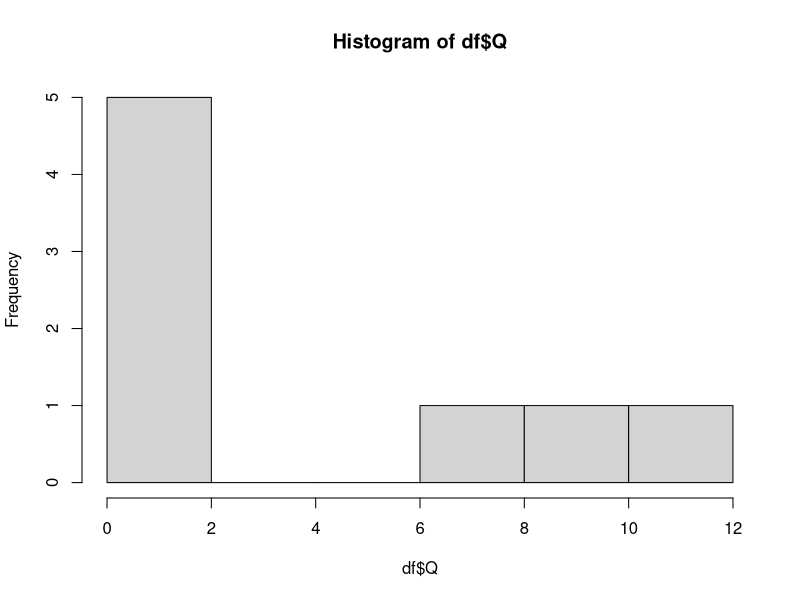
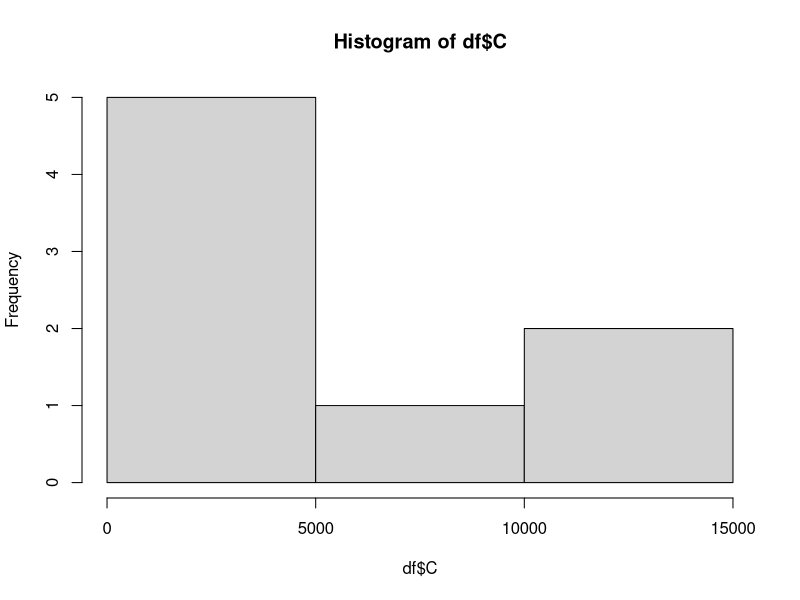
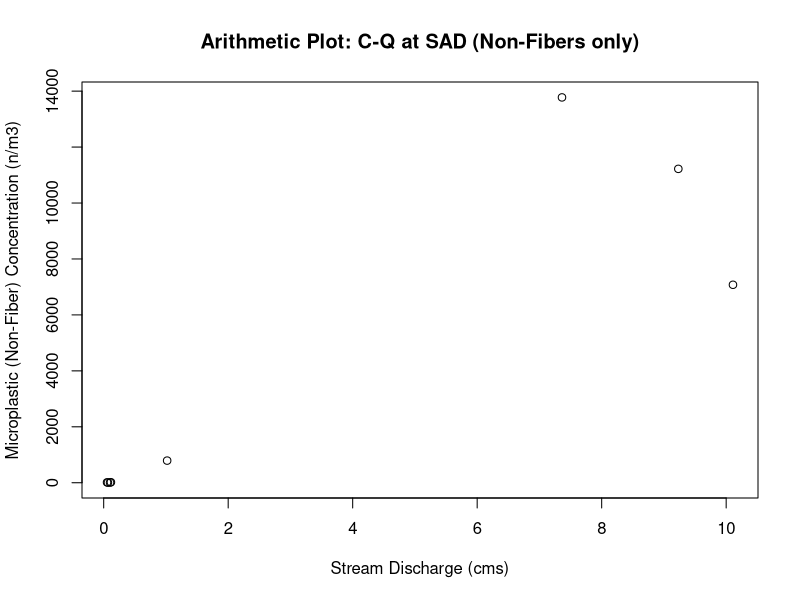
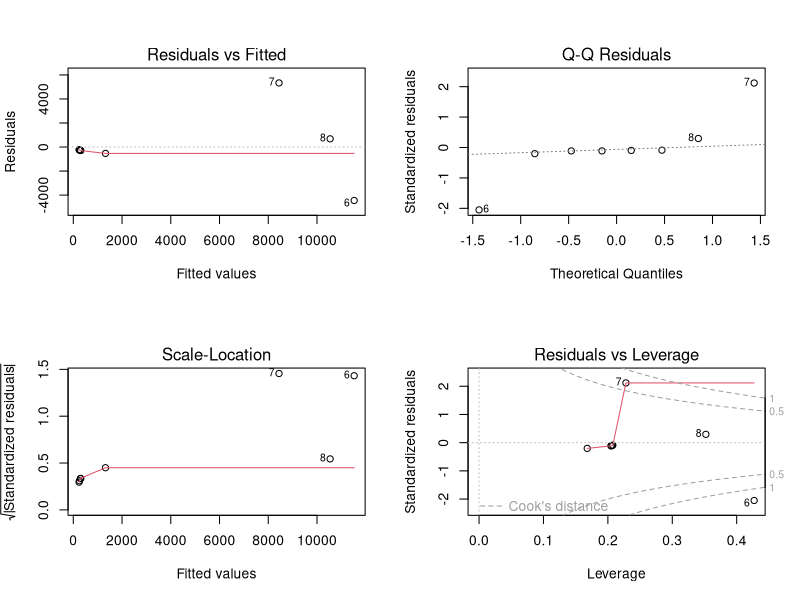
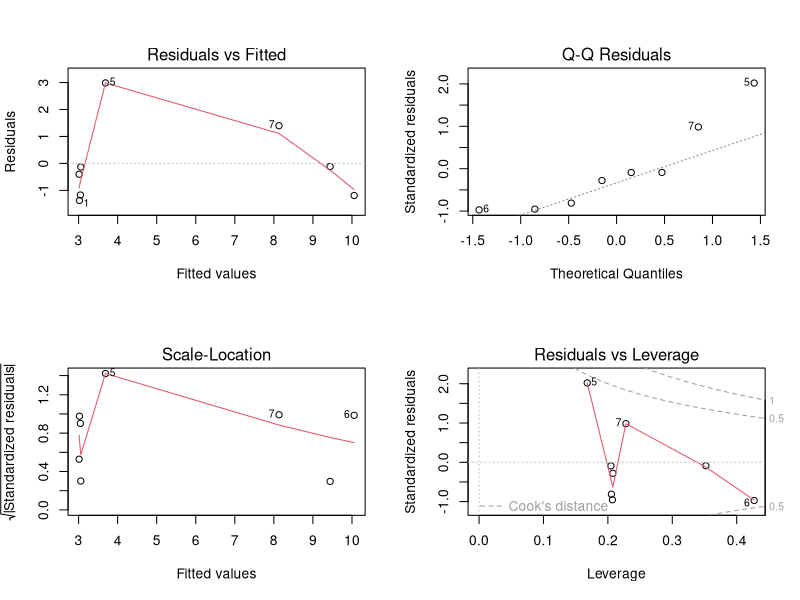
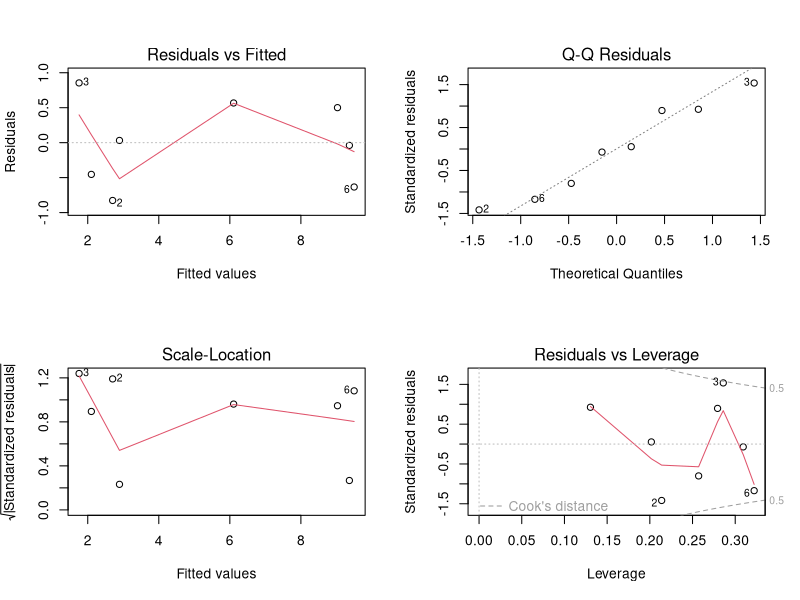
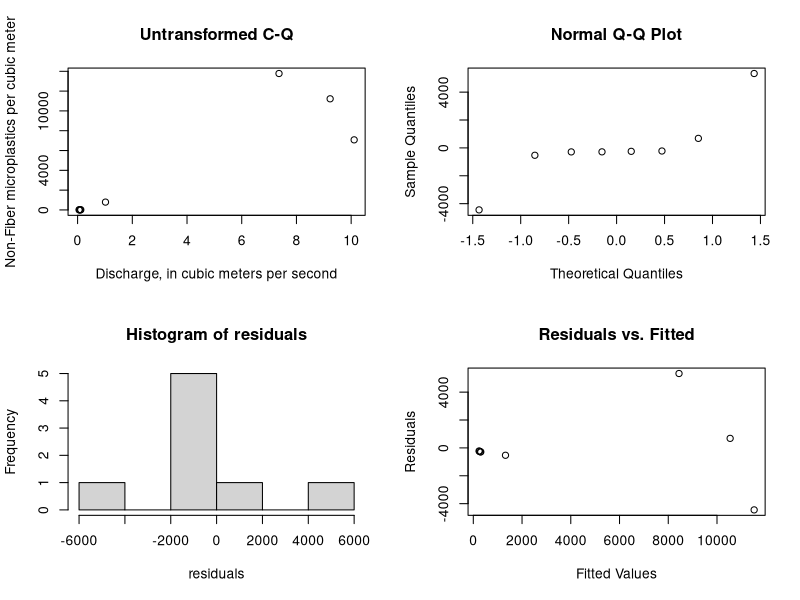
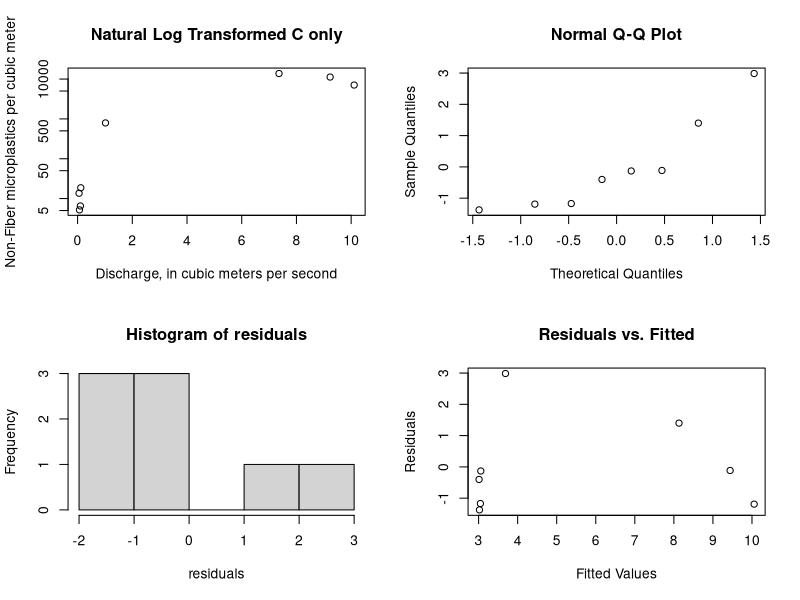

The R script that drew these images, in order:
###Clear the R environment
rm(list=ls());graphics.off();cat("\f");
library(ggplot2)
library(scales)
library(lmtest)
library(car)
library(boot)
# SAD Non-Fiber Sample data
C <- c(5.192557334,
       6.513194834,
       13.59883439,
       18.63037006,
       791.2133891,
       7077.272727,
       13775.75758,
       11221.46119)
Q <- c(0.0679604,
       0.1019406,
       0.0538020,
       0.1160991,
       1.0194065,
       10.1091144,
       7.3623802,
       9.2312921)
df <- data.frame(Q,C)

#Test dataset for normality (#Null hypothesis is data is normally distributed)
shapiro.test(df$Q) # P< 0.05 --> not normally distributed
shapiro.test(df$C) # P< 0.05 --> not normally distributed
hist(df$Q) # histograms of Q data
hist(df$C) # histograms of C data

#Plot data in arithmetic space to see if linear
plot(df,xlab = "Stream Discharge (cms)", ylab = "Microplastic (Non-Fiber) Concentration (n/m3)", main = "Arithmetic Plot: C-Q at SAD (Non-Fibers only)")

#Create Linear Model and look at significance of coefficients
model <- lm(C ~ Q, data = df)
summary(model) #model not great
par(mfrow = c(2, 2))
# look at residual plots
plot(model) #Look for curvature, heteroskadasticity ....

# Test for normality in residuals of model
residuals<-resid(model) 
shapiro_xy <- shapiro.test(residuals) #Null hypothesis is data is normally distributed

# Perform the Non Constant Variance test
ncvTest_xy <- ncvTest(model) #Null hypothesis = homoscedasticity / No autocorrelation

#Print results
print("No Transformation")
cat("Test for normality of residuals:\n")
print(shapiro_xy)
cat("Test for constant variance of residuals:\n")
print(ncvTest_xy)

## If linear model is not a good fit/data is non-linear transform y, x, or both

###############################################################################
#Transform y only via ln(y)
##########################
#Create Model and look at significance and residual plots
model <- lm(log(C) ~ Q, data = df)
summary(model)
# residual plots
plot(model) #Look for curvature, heteroskadasticity ....

# Test for normality in residuals of model
residuals<-resid(model) 
shapiro_lny <- shapiro.test(residuals) #Null hypothesis is data is normally distributed

# Perform the Non Constant Variance test
ncvTest_lny <- ncvTest(model) #Null hypothesis = homoscedasticity / No autocorrelation

#Print results
print("Transform y only via ln(y)")
cat("Test for normality of residuals:\n")
print(shapiro_lny)
cat("Test for equal variance of residuals:\n")
print(ncvTest_lny)


###############################################################################
#Transform x and y  via ln()
##########################
#Create Model and look at significance and residual plots
model <- lm(log(C) ~ log(Q), data = df)
summary(model)
# residual plots
plot(model) #Look for curvature, heteroskadasticity ....

# Test for normality in residuals of model
residuals<-resid(model)
shapiro_lnxlny <- shapiro.test(residuals) #Null hypothesis is data is normally distributed

# Perform the Non Constant Variance test
ncvTest_lnxlny <- ncvTest(model) #Null hypothesis = homoscedasticity / No autocorrelation


#Print results
print("Transform x and y via ln()")
cat("Test for normality of residuals:\n")
print(shapiro_lnxlny)
cat("Test for equal variance of residuals:\n")
print(ncvTest_lnxlny)


###############################################################################
###############################################################################
#Below stats re-run with better plots
###############################################################################
###############################################################################

####SUMMARY PLOTS AND RERUN of STATS FOR EACH TYPE OF MODEL #####

#TYPE 1: Untransformed Model

par(mfrow = c(2, 2))
#Plot data in arithmetic space
plot(df, xlab="Discharge, in cubic meters per second",
     ylab="Non-Fiber microplastics per cubic meter", main="Untransformed C-Q")
#Model and look at significance and residual plots
model <- lm(C ~ Q, data = df)
summary(model)
#plot(model) Using below plots instead

# Test for normality in residuals of model
residuals<-resid(model)
qqnorm(residuals)
hist(residuals)
shapiro.test(residuals) #Null hypothesis is data is normally distributed

# Create a scatterplot of residuals vs. fitted values
plot(fitted(model), residuals, xlab = "Fitted Values", ylab = "Residuals", main = "Residuals vs. Fitted")
# Perform the Non Constant Variance test
ncvTest(model)



#TYPE 2: Natural Log C Transformed

par(mfrow = c(2, 2))
#Plot data in log-log space
plot(df, xlab="Discharge, in cubic meters per second",
     ylab="Non-Fiber microplastics per cubic meter", main="Natural Log Transformed C only", log = 'y')
#Model and look at significance and residual plots
model <- lm(log(C) ~ Q, data = df)
summary(model)
#plot(model) Using below plots instead

# Test for normality in residuals of model
residuals<-resid(model)
qqnorm(residuals)
hist(residuals)
shapiro.test(residuals) #Null hypothesis is data is normally distributed

# Create a scatterplot of residuals vs. fitted values
plot(fitted(model), residuals, xlab = "Fitted Values", ylab = "Residuals", main = "Residuals vs. Fitted")
# Perform the Non Constant Variance test
ncvTest(model)



#TYPE 3: Natural Log - Natural Log Transformed

par(mfrow = c(2, 2))
#Plot data in log-log space
plot(df, xlab="Discharge, in cubic meters per second",
     ylab="Non-Fiber microplastics per cubic meter", main="Natural Log Transformed C and Q", log = 'xy')
#Model and look at significance and residual plots
model <- lm(log(C) ~ log(Q), data = df)
summary(model)
#plot(model) Using below plots instead

# Test for normality in residuals of model
residuals<-resid(model)
qqnorm(residuals)
hist(residuals)
shapiro.test(residuals) #Null hypothesis is data is normally distributed

# Create a scatterplot of residuals vs. fitted values
plot(fitted(model), residuals, xlab = "Fitted Values", ylab = "Residuals", main = "Residuals vs. Fitted")
# Perform the Non Constant Variance test
ncvTest(model)

###############################################################################
###############################################################################
# Model selected: #TYPE 3: Natural Log Transformed C and Q
model <- lm(log(C) ~ log(Q), data = df)
###############################################################################
###############################################################################

###AFTER MODEL SELECTION#######


###AFTER MODEL SELECTION#######

#Bias Correction Selection Following Helschel & Hirsch 2002 and 2020
#regression equations fit in log space result in a bias when back transformed. 
#When the objective is to compute Loads by regressing and summing over the record 
#a correction must be applied because this method assumes the equation produces an estimate of the mean
# the sum of the means = the mean of the sum
# However, applying the regression in orginal units is violates this because the
#regression in original units is the an estimate of the median not the mean 
#the sum of the medians is not the median of the sum
#A sum of the median values will underestimate the sum of the mean.
#Therefore if unaccounted for this will underestimate the long-term mean load.

#Two bias correction methods are commonly employed
#Ferguson' Maximum Likelihood Estimation: residuals must be normally distributed (n > 30)
#Duan: Nonparametric Smearing (does not require normality; requires independence and homoscedastic)

#Our residuals are normally distributed
#Even though our sample size is less than 30,
#We will calculate both following H&H 2020 rcode

# For comparison calculate the mean of the observed concentrations
meanC <- mean(df$C) 
meanC

#calculate the mean of the y fitted values for each Q
yhat <-exp(model$fitted.values)
meanyhat <- mean(yhat) #compare mean of fitted values to mean observed concentrations
100*(meanC-meanyhat)/meanC #this is an overestimate of the mean of the observed data by ~3%

#Ferguson' Maximum Likelihood Estimation (MLE)

#calculate the MLE bias adj
sse <- sum(model$residuals^2)
sSquared <- sse / (length(model$residuals)-2)
biasAdj <- exp(0.5*sSquared)
biasAdj

#Apply MLE bias adj to yhat and check mean
ymle <-yhat*biasAdj
meanmle<-mean(ymle)
meanmle
100*(meanC-meanmle)/meanC #this is an overestimate of the mean of the observed data by ~28%

##
#Duan's Smearing Estimate of the Bias Correction Adjustment

#calculate the smearing estiamte
smearAdj <- sum(exp(model$residuals))/length(model$residuals)
smearAdj

#Apply Smearing adj to yhat and check mean
ysmear <-yhat*smearAdj
meanysmear<-mean(ysmear)
meanysmear
100*(meanC-meanysmear)/meanC #this is an overestimate of the mean of the observed data by ~20%

#####################################################

#Print summary
print(paste("Mean of Observations:", meanC))
print(paste("Mean of Fit:", meanyhat))
print(paste("MLE Adjustmented Mean:", meanmle))
print(paste("DuanAdjusted Mean:", meanysmear))

##Going with Duan Smearing Correction Adjustment Because
#1.) the sample size is less than 30 
#2.) the smear adjustment produces a closer estimate of mean than MLE adj


#####################################################

#####################################################
#calculating the confidence intervals
####################################################

#Confidence Intervals by bootstrapping (Non-parametric approach)
set.seed(123)  # for reproducibility
data <- data.frame(x=df$Q,
                   y=df$C)

# Define a function to fit the linear model and extract coefficients
fit_model <- function(data, indices) {
  bootmodel <- lm(log(y) ~ log(x), data = data[indices, ])
  return(coef(bootmodel))
}

# Set the number of bootstrap samples
num_bootstraps <- 10000

# Perform bootstrapping to get coefficient distributions
set.seed(123)  # for reproducibility
bootstrap_results <- boot(data, fit_model, R = num_bootstraps)

# Remove rows with missing values in the bootstrap results
bootstrap_results$t <- na.omit(bootstrap_results$t)

# Calculate confidence intervals for coefficients
confidence_intervals <- t(sapply(1:ncol(bootstrap_results$t), function(i) {
  quantile(bootstrap_results$t[, i], probs = c(0.025, 0.975))
}))

# Create a matrix of coefficient names and confidence intervals
coef_names <- names(coefficients(model))
coef_intervals <- data.frame(Coefficient = coef_names,
                             Lower_CI = confidence_intervals[, 1],
                             Upper_CI = confidence_intervals[, 2])

# Print and plot the confidence intervals
print(coef_intervals)

#############################################
#confidence intervals (This is a parametric approach and therefore assumes normality)
confint(model, level = 0.95) 

#############################################
###Confidence Intervals For Plots

#Create Confidence intervals (Uncorrected)
nmodel<- data.frame(Q = seq(from = min(df$Q), to = max(df$Q), length= 100))
model_conf <- exp(predict(model, nmodel, type = "response", interval = "confidence",level=0.95))
nmodel <- cbind(nmodel,model_conf)
nmodel

#Create Confidence intervals (CORRECTED)
model_conf_cor <- model_conf*smearAdj
nmodel_cor<-cbind(nmodel,model_conf_cor)
nmodel_cor <- `colnames<-`(nmodel_cor,c('Q','fit_uncor','lwr_uncor','upr_uncor','fit_cor','lwr_cor','upr_cor'))
nmodel_cor

#Create Prediction intervals (Uncorrected)
pmodel<- data.frame(Q = seq(from = min(df$Q), to = max(df$Q), length= 100))
model_preds <- exp(predict(model, pmodel, type = "response", interval = "prediction",level=0.95))
pmodel <- cbind(pmodel,model_preds)
pmodel

#Create Prediction intervals (CORRECTED)
model_preds_cor <- model_preds*smearAdj
pmodel_cor<-cbind(pmodel,model_preds_cor)
pmodel_cor <- `colnames<-`(pmodel_cor,c('Q','fit_uncor','lwr_uncor','upr_uncor','fit_cor','lwr_cor','upr_cor'))
pmodel_cor


#Plot the uncorrected and corrected model and confidence intervals
plot <- ggplot()+ 
  geom_line(aes(x = Q, y = fit), col = "gray", data = pmodel)+
  geom_line(aes(x = Q, y = lwr), linetype=2, col = "green", data = nmodel)+
  geom_line(aes(x = Q, y = upr), linetype=2, col = "green", data = nmodel)+
  geom_line(aes(x = Q, y = lwr), linetype=2, col = "orange", data = pmodel)+
  geom_line(aes(x = Q, y = upr), linetype=2, col = "orange", data = pmodel)+
  geom_line(aes(x = Q, y = fit_cor), col = "black", data = pmodel_cor)+
  geom_line(aes(x = Q, y = lwr_cor), linetype=2, col = "blue", data = nmodel_cor)+
  geom_line(aes(x = Q, y = upr_cor), linetype=2, col = "blue", data = nmodel_cor)+
  geom_line(aes(x = Q, y = fit_cor), col = "transparent", data = pmodel_cor)+
  geom_line(aes(x = Q, y = lwr_cor), linetype=2, col = "purple", data = pmodel_cor)+
  geom_line(aes(x = Q, y = upr_cor), linetype=2, col = "purple", data = pmodel_cor)+
  geom_point(data = df, aes(x=Q, y=C))+
  ggtitle("MP Concentration-Discharge: SAD (Non-Fibers)") +
  xlab("Discharge, in cubic meters per second") +
  ylab("Non-Fiber microplastics per cubic meter")
plot
plot    +scale_x_log10(breaks = trans_breaks("log10", function(x) 10^x),
                       labels = trans_format("log10", math_format(10^.x))) +
  scale_y_log10(breaks = trans_breaks("log10", function(x) 10^x),
                labels = trans_format("log10", math_format(10^.x))) +
  theme_bw()+
  annotate(geom="text", x=0.5, y=8000, label="Ln(Concentration)= 6.078 + 1.479 × Ln(Discharge)
       Duan Smearing Correction Adjustment = 1.170",
           color="black")

plot+ theme_bw()+
  annotate(geom="text", x=7.5, y=1, label="Concentration = 1.170 x 435.98 × Discharge^1.479",
           color="black")


##Plot of Final
#Plot the uncorrected and corrected model and confidence intervals
plot <- ggplot()+ 
  geom_line(aes(x = Q, y = fit_cor), col = "black", data = pmodel_cor)+
  geom_line(aes(x = Q, y = lwr_cor), linetype=2, col = "blue", data = nmodel_cor)+
  geom_line(aes(x = Q, y = upr_cor), linetype=2, col = "blue", data = nmodel_cor)+
  geom_line(aes(x = Q, y = lwr_cor), linetype=2, col = "purple", data = pmodel_cor)+
  geom_line(aes(x = Q, y = upr_cor), linetype=2, col = "purple", data = pmodel_cor)+
  geom_point(data = df, aes(x=Q, y=C))+
  ggtitle("MP Concentration-Discharge: SAD (Non-Fibers)") +
  xlab("Discharge, in cubic meters per second") +
  ylab("Non-Fibers, number per cubic meter")
plot

plot    +scale_x_log10(breaks = trans_breaks("log10", function(x) 10^x),
                       labels = trans_format("log10", math_format(10^.x))) +
  scale_y_log10(breaks = trans_breaks("log10", function(x) 10^x),
                labels = trans_format("log10", math_format(10^.x))) +
  annotate(geom="text", x=0.5, y=1, label="Ln(Concentration)= 6.078 + 1.479 × Ln(Discharge)
    Duan Smearing Correction Adjustment = 1.170",
           color="black")+
  theme(
    legend.text = element_text(size = 12),      # Increase legend text size
    legend.title = element_text(size = 14),     # Increase legend title size
    axis.title.x = element_text(size = 14),     # Increase x-axis title size
    axis.title.y = element_text(size = 14),     # Increase y-axis title size
    axis.text.x = element_text(size = 12, color= "black"),       # Increase x-axis label size
    axis.text.y = element_text(size = 12, color = "black"),      # Increase y-axis label size
    plot.title = element_text(size = 16, face = "bold"), # Increase title size
    plot.subtitle = element_text(size = 12, face = "bold", hjust = 0, vjust = 1.5),
    axis.ticks.y = element_line(color = "black"))+
  annotate("rect", xmin = 15.5, xmax = 19.5, ymin = 0.035, ymax = 0.01, 
           fill = "white", color = "black") +  # Draw the white box with a black border
  annotate("text", x = 17.5, y = 0.02, label = "b", size = 6.5, fontface = "bold") 

plot+ theme_bw()+
  annotate(geom="text", x=2.5, y=60000, label="Concentration = 1.170 x 435.98 × Discharge^1.479",
           color="black")


